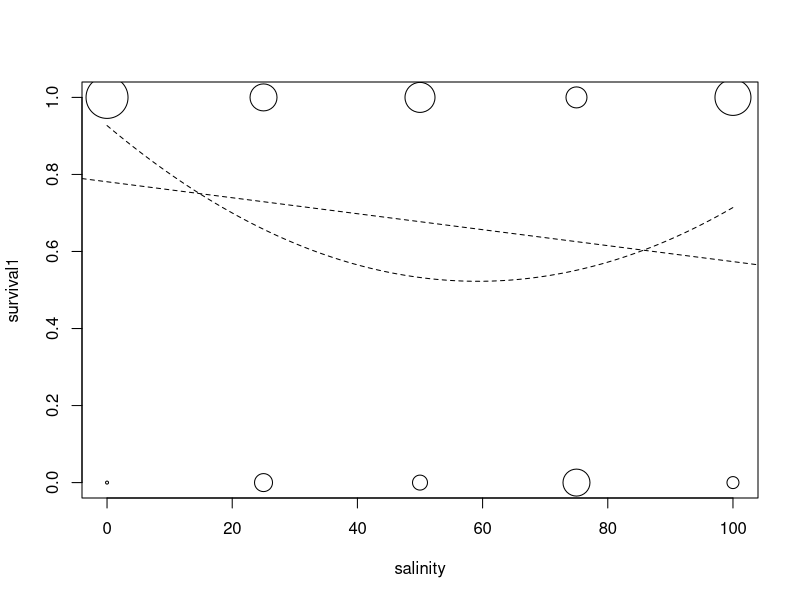

R code for this plot: (Note: this script raises an error after producing the figure.)
#################
#               #
#   Session 3   #
#  Generalized  #
#     Linear    #
#     Models    #
#               #
#################

#load data
mangrove<-read.csv("mangrove.csv", header=TRUE)

##Review: Three important assumptions in linear regression models:
#1: Linear relationship between X (explanatory/independent) and Y (response/dependent)
#2: Residuals follow a normal distribution
#3: Variance is constant ("homoscedasticity")

#But in real data these assumptions are rarely met.

##Binary responses and Logistic Regression

#Some of the mangrove propagules did not survive the hormone or salinity treatments

bg<-mangrove[mangrove$species=="bgymnorhiza",]
bc<-mangrove[mangrove$species=="bcylindrica",]

table(bg$survival, bg$treatment)
table(bg$survival, bg$salinity)

table(bc$survival, bc$treatment)
table(bc$survival, bc$salinity)

#let's tabulate the number suvived
bg$survival1<-ifelse(bg$survival=="Y",1,0)
bc$survival1<-ifelse(bc$survival=="Y",1,0)

xtabs(survival1~salinity+treatment, data=bg)/xtabs(~salinity+treatment, data=bg)
xtabs(survival1~salinity+treatment, data=bc)/xtabs(~salinity+treatment, data=bc)
#xtabs() stands for "cross(i.e., 'X')-tabulate"
#and can be used to create contingency tables

bc.tab1<-xtabs(survival1~salinity+treatment, data=bc)

chisq.test(bc.tab1)
#Chi-squared tests are fussy (see your nearest stats textbook

#Fisher's exact tests are difficult to compute by hand
#but easy in R.
fisher.test(bc.tab1)

#But both are tests of independence.
#They tell you nothing except whether the distribution of responses
#in the contingency table will arise due to random chance,
#which is not very helpful.

#For example, you might want to know the relationship between
#the probability of survival and the salinity.
#The relationship might not be monotonic (as seen previously)
#and you might even want to test interactions with hormone treatment.
#These are all impossible with contingency tables alone.

#At the same time, fitting a linear regression is obviously silly:

bc.lm1<-lm(survival1~salinity, data=bc)

bc1<-as.data.frame(xtabs(~survival1+salinity, data=bc), stringsAsFactors=FALSE)

plot(survival1~salinity, data=bc1, cex=Freq/2.5)
abline(bc.lm1, lty=2)

#or even a quadratic regression
bc.lm2<-lm(survival1~salinity+I(salinity^2), data=bc)

salinity.new<-seq(0,100,length.out=100)
bc.lm2.pred<-predict(bc.lm2, newdata=data.frame(salinity=salinity.new))

lines(bc.lm2.pred~salinity.new, lty=2)

#much of the problem is because the response is only 0 or 1
#even when the response is a percentage or proportion,
#it is still bound by 0 and, or 0 and 1

#Logistic regression is essentially a transformation
#where binomial 0s and 1s are expressed as ratios of "odds".
#Ratios are still bound by 0,
#so the odds ratio is log-transformed,
#so that it varies from negative infinity to positive infinity.
#This linking transformation is called the "logit" link.

summary(bc.lr1<-glm(survival1~salinity,
	family=binomial(link="logit"), data=bc))
summary(bc.lr2<-glm(survival1~salinity+I(salinity^2),
	family=binomial(link="logit"), data=bc))

bc.lr2.pred<-predict(bc.lr2, newdata=data.frame(salinity=salinity.new),
	type="response")

lines(bc.lr2.pred$fit~salinity.new)

#What is the significance of the quadratic term relative to the first-order term?

anova(bc.lr2,bc.lr1, test="Chisq") #note the difference with the summary output

#We can set up a "full" and a "null" model according to our previous framework.

summary(bc.lr.full<-glm(survival1~salinity+I(salinity^2)+treatment
	+salinity:treatment+I(salinity^2):treatment,
	family=binomial(link="logit"), data=bc))
bc.lr.null<-glm(survival1~1,family=binomial(link="logit"), data=bc)

AIC(bc.lr.full);AIC(bc.lr1);AIC(bc.lr2);AIC(bc.lr.null)

##Count data and Poisson regression

#Aside from yes/no responses,
#counts are also very common in ecological data, e.g.,
#counts of species, seedlings, etc.
#Counts have similar problems as binary data:
#they are discrete and they are bound by zero.

palm<-read.csv("palm.csv", header=TRUE)
plot(seedling~litter, data=palm)

#Can't we just log-transform count data?

log(palm$seedling)

#log-transformation can be a quick but acceptable way under several conditions:
#The range is large so discrete data becomes approximately continuous, and
#There are no zeros, or the smallest number besides zero is close to zero.

#Still, if you are able to use R, it should be easy to just employ better
#alternatives, e.g., fitting regression lines with Poisson errors
#instead of Gaussian (i.e., "normal") errors.

palm.po1<-glm(seedling~litter, data=palm, family=poisson(link="log"))
palm.po.null<-glm(seedling~1, data=palm, family=poisson(link="log"))

summary(palm.po1)

#If you're lucky, you're ready to go ahead with model selection.
#However, Poisson regression has a very big assumption:
#that variance=mean(=lambda)
#When the range is large,
#or there are many zeros and the next smallest number besides zero is large,
#the assumption does not hold.

##Over/under-dispersion
#When variance>>mean or variance<<mean,
#we say that the variance is overdispersed or underdispersed.

litter.new<-seq(min(palm$litter),max(palm$litter), length.out=200)
palm.po1.pred<-predict(palm.po1,newdata=data.frame(litter=litter.new),
	type="response", se.fit=TRUE)
lines(palm.po1.pred$fit~litter.new)
lines(palm.po1.pred$fit+1.96*palm.po1.pred$se.fit~litter.new, lty=2)
lines(palm.po1.pred$fit-1.96*palm.po1.pred$se.fit~litter.new, lty=2)
#The 95% confidence band obviously looks too narrow.

#The dispersion parameter can be calculated by:
(phi<-(palm.po1$null.deviance-palm.po1$deviance)/palm.po1$df.residual)

##Negative binomial regression
#One alternative is to instead assume
#variance=phi*mean

library(MASS)

summary(palm.nb1<-glm.nb(seedling~litter, data=palm))
palm.nb.null<-glm.nb(seedling~1, data=palm)

anova(palm.nb1,palm.nb.null, test="Chisq")

##Quasi-likelihood correction

#AIC is calculated as -2*logLik+2*k
#AICc is calcualted as AIC+2*k*(k+1)/(n-k-1)
#Quasi-likelihood penalized AIC is calculated as -2*logLik/phi+2*k
#QAICc is calculated as QAIC+2*k*(k+1)/(n-k-1)

-2*logLik(palm.po1)[1]/phi+2*length(palm.po1$coef)

#Despite all these alternatives to modelling count data,
#data with many zeros, i.e. zero-inflated, tend to be problematic.
#Zero-inflated regression and hurdle models can deal with these,
#but will not be covered here.